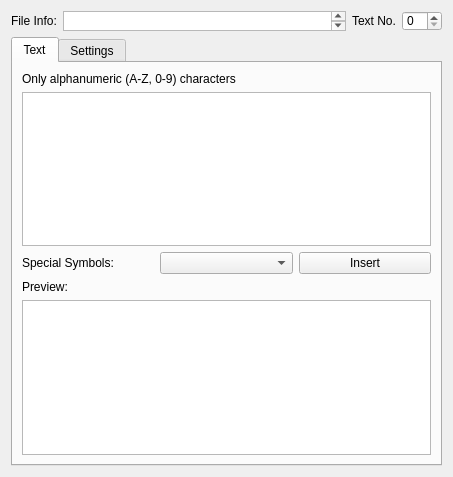
<?xml version="1.0" encoding="UTF-8"?>
<ui version="4.0">
 <class>MCBWidget</class>
 <widget class="QWidget" name="MCBWidget">
  <property name="geometry">
   <rect>
    <x>0</x>
    <y>0</y>
    <width>453</width>
    <height>477</height>
   </rect>
  </property>
  <property name="windowTitle">
   <string>MCB Text Editor</string>
  </property>
  <layout class="QGridLayout" name="gridLayout">
   <item row="1" column="0">
    <widget class="QTabWidget" name="widget_tab">
     <property name="currentIndex">
      <number>0</number>
     </property>
     <widget class="QWidget" name="tab_text">
      <attribute name="title">
       <string>Text</string>
      </attribute>
      <layout class="QVBoxLayout" name="verticalLayout_2">
       <item>
        <layout class="QVBoxLayout" name="vlayout_text">
         <item>
          <widget class="QLabel" name="lbl_onlyalphanumeric">
           <property name="text">
            <string>Only alphanumeric (A-Z, 0-9) characters</string>
           </property>
          </widget>
         </item>
         <item>
          <widget class="QTextEdit" name="txtEdit_input"/>
         </item>
         <item>
          <layout class="QHBoxLayout" name="hlayout_symbols">
           <item>
            <widget class="QLabel" name="lbl_specialsymbols">
             <property name="text">
              <string>Special Symbols:</string>
             </property>
            </widget>
           </item>
           <item>
            <widget class="QComboBox" name="cbox_symbols"/>
           </item>
           <item>
            <widget class="QPushButton" name="btn_insert_symbol">
             <property name="text">
              <string>Insert</string>
             </property>
            </widget>
           </item>
          </layout>
         </item>
         <item>
          <widget class="QLabel" name="lbl_preview">
           <property name="text">
            <string>Preview:</string>
           </property>
          </widget>
         </item>
         <item>
          <widget class="QGraphicsView" name="graphics_preview"/>
         </item>
        </layout>
       </item>
      </layout>
     </widget>
     <widget class="QWidget" name="tab_settings">
      <attribute name="title">
       <string>Settings</string>
      </attribute>
      <layout class="QHBoxLayout" name="horizontalLayout_2">
       <item>
        <layout class="QFormLayout" name="formLayout">
         <item row="0" column="0">
          <widget class="QLabel" name="lbl_character">
           <property name="text">
            <string>Character: </string>
           </property>
          </widget>
         </item>
         <item row="1" column="0">
          <widget class="QLabel" name="lbl_pose">
           <property name="text">
            <string>Pose:</string>
           </property>
          </widget>
         </item>
         <item row="2" column="0">
          <widget class="QLabel" name="lbl_voicefile">
           <property name="text">
            <string>Voice File: </string>
           </property>
          </widget>
         </item>
         <item row="3" column="0">
          <widget class="QLabel" name="lbl_bgmfile">
           <property name="text">
            <string>BGM File:</string>
           </property>
          </widget>
         </item>
         <item row="4" column="0">
          <widget class="QLabel" name="lbl_boxpos">
           <property name="text">
            <string>Box Position:</string>
           </property>
          </widget>
         </item>
         <item row="5" column="0">
          <widget class="QLabel" name="lbl_boxtyping">
           <property name="text">
            <string>Box Typing:</string>
           </property>
          </widget>
         </item>
         <item row="6" column="0">
          <widget class="QLabel" name="lbl_boxarrow">
           <property name="text">
            <string>Box Arrow:</string>
           </property>
          </widget>
         </item>
        </layout>
       </item>
      </layout>
     </widget>
    </widget>
   </item>
   <item row="0" column="0">
    <layout class="QHBoxLayout" name="hlayout_fileinfo">
     <property name="sizeConstraint">
      <enum>QLayout::SetFixedSize</enum>
     </property>
     <item>
      <widget class="QLabel" name="lbl_file_fileinfo">
       <property name="text">
        <string>File Info:</string>
       </property>
      </widget>
     </item>
     <item>
      <widget class="QTextBrowser" name="txt_file_purpose">
       <property name="minimumSize">
        <size>
         <width>0</width>
         <height>0</height>
        </size>
       </property>
       <property name="maximumSize">
        <size>
         <width>16777215</width>
         <height>20</height>
        </size>
       </property>
      </widget>
     </item>
     <item>
      <widget class="QLabel" name="lbl_file_textnumber">
       <property name="text">
        <string>Text No.</string>
       </property>
      </widget>
     </item>
     <item>
      <widget class="QSpinBox" name="sbox_text_number">
       <property name="maximumSize">
        <size>
         <width>40</width>
         <height>20</height>
        </size>
       </property>
      </widget>
     </item>
    </layout>
   </item>
  </layout>
 </widget>
 <resources/>
 <connections/>
</ui>
